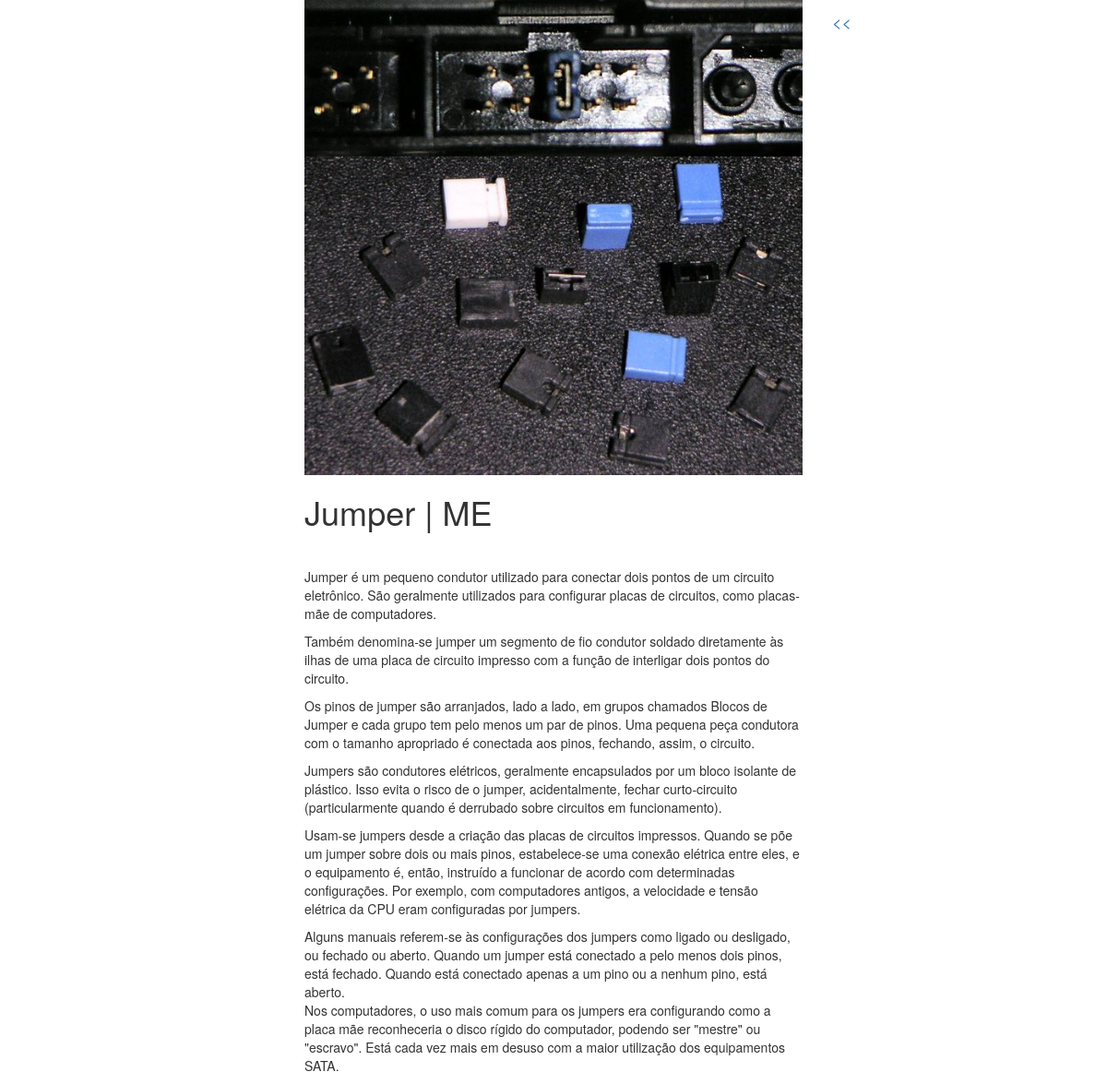
The app's page /8/ with its own data.
### catalogo/models.py (models this page shows, shortened)
class Post(models.Model):
    imagem = models.ImageField(null=True, blank=True, width_field="width_field", height_field="height_field")
    height_field = models.IntegerField(default=0)
    width_field = models.IntegerField(default=0)
    titulo = models.CharField(max_length=120)
    conteudo = models.TextField()
    atualizado = models.DateTimeField(auto_now=True, auto_now_add=False)
    timestamp = models.DateTimeField(auto_now=False, auto_now_add=True)

### catalogo/views.py (the view)
# urls.py: url(r'^(?P<id>\d+)/', "catalogo.views.detalhe_do_post", name="detalhe"),
def detalhe_do_post(request, id=None):
    post = get_object_or_404(Post, id=id)
    context = {
        "post": post,
    }
    return render(request,"detalhe.html", context)

### catalogo/templates/detalhe.html (shortened to what this page needs)
{%extends "base.html" %}
{% block content %}
<a href="/" class="btn btn-dark btn-lg"><<</a>
<div class='col-sm-6 col-sm-offset-3'>
    {% if post.imagem %}
    <img src='{{ post.imagem.url }}' class='img-responsive' />
    {% endif %}<h1>{{post.titulo}}</h1></br>
<p>{{post.conteudo|linebreaks}}</p>
</div>
{% endblock content %}

### records on screen
Post: imagem (picture), titulo "Jumper | ME", conteudo "Jumper é um pequeno condutor utilizado para conectar dois pontos de um circuito eletrônico. São geralmente utilizados para configurar placas de circuitos, como placas-mãe de computadores. Também denomina-se jumper um segmento de fio condutor soldado diretamente às ilhas de uma placa de circuito impresso com a função de interligar dois pontos do circuito. Os pinos de jumper são arranjados, lado a lado, em grupos chamados Blocos de Jumper e cada grupo tem pelo menos um par de pinos. Uma pequena peça condutora com o tamanho apropriado é conectada aos pinos, fechando, assim, o circuito. Jumpers são condutores elétricos, geralmente encapsulados por um bloco isolante de plástico. Isso evita o…"
